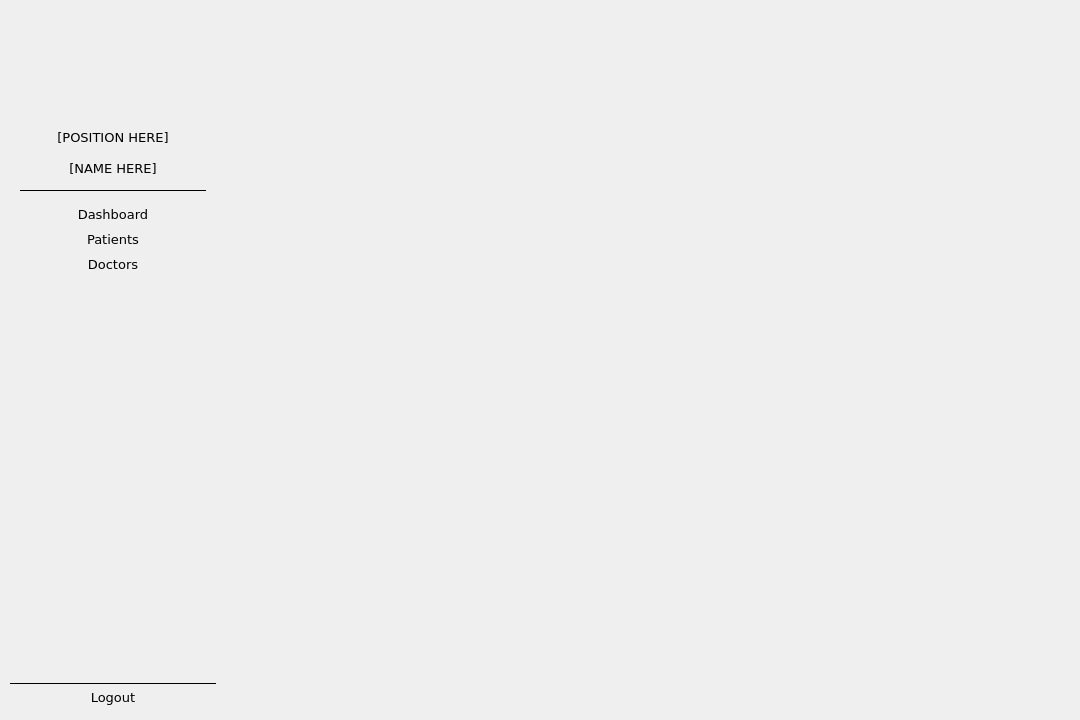
<?xml version="1.0" encoding="UTF-8"?>
<ui version="4.0">
 <class>MainWindow</class>
 <widget class="QMainWindow" name="MainWindow">
  <property name="geometry">
   <rect>
    <x>0</x>
    <y>0</y>
    <width>1080</width>
    <height>720</height>
   </rect>
  </property>
  <property name="font">
   <font>
    <family>Verdana</family>
    <pointsize>10</pointsize>
   </font>
  </property>
  <property name="windowTitle">
   <string>MainWindow</string>
  </property>
  <property name="styleSheet">
   <string notr="true"/>
  </property>
  <widget class="QWidget" name="central_widget">
   <property name="cursor">
    <cursorShape>ArrowCursor</cursorShape>
   </property>
   <layout class="QHBoxLayout" name="central_widget_layout" stretch="2,8">
    <property name="spacing">
     <number>0</number>
    </property>
    <property name="leftMargin">
     <number>0</number>
    </property>
    <property name="topMargin">
     <number>0</number>
    </property>
    <property name="rightMargin">
     <number>0</number>
    </property>
    <property name="bottomMargin">
     <number>0</number>
    </property>
    <item>
     <widget class="QWidget" name="wdgt_navigation" native="true">
      <property name="styleSheet">
       <string notr="true"/>
      </property>
      <layout class="QVBoxLayout" name="wdgt_navigation_layout" stretch="5,1,1,1,10,0,1">
       <property name="spacing">
        <number>0</number>
       </property>
       <property name="leftMargin">
        <number>10</number>
       </property>
       <property name="topMargin">
        <number>0</number>
       </property>
       <property name="rightMargin">
        <number>0</number>
       </property>
       <property name="bottomMargin">
        <number>10</number>
       </property>
       <item>
        <widget class="QWidget" name="wdgt_user" native="true">
         <layout class="QVBoxLayout" name="wdgt_user_layout" stretch="5,1,1,0">
          <property name="spacing">
           <number>10</number>
          </property>
          <property name="leftMargin">
           <number>10</number>
          </property>
          <property name="topMargin">
           <number>10</number>
          </property>
          <property name="rightMargin">
           <number>10</number>
          </property>
          <property name="bottomMargin">
           <number>10</number>
          </property>
          <item>
           <widget class="QLabel" name="pxmp_logo">
            <property name="text">
             <string/>
            </property>
            <property name="alignment">
             <set>Qt::AlignCenter</set>
            </property>
           </widget>
          </item>
          <item>
           <widget class="QLabel" name="lbl_position">
            <property name="text">
             <string>[POSITION HERE]</string>
            </property>
            <property name="alignment">
             <set>Qt::AlignCenter</set>
            </property>
           </widget>
          </item>
          <item>
           <widget class="QLabel" name="lbl_full_name">
            <property name="text">
             <string>[NAME HERE]</string>
            </property>
            <property name="alignment">
             <set>Qt::AlignCenter</set>
            </property>
           </widget>
          </item>
          <item>
           <widget class="Line" name="line">
            <property name="frameShadow">
             <enum>QFrame::Plain</enum>
            </property>
            <property name="orientation">
             <enum>Qt::Horizontal</enum>
            </property>
           </widget>
          </item>
         </layout>
        </widget>
       </item>
       <item>
        <widget class="QPushButton" name="pshbtn_dashboard">
         <property name="cursor">
          <cursorShape>PointingHandCursor</cursorShape>
         </property>
         <property name="text">
          <string>Dashboard</string>
         </property>
         <property name="flat">
          <bool>true</bool>
         </property>
        </widget>
       </item>
       <item>
        <widget class="QPushButton" name="pshbtn_patients">
         <property name="cursor">
          <cursorShape>PointingHandCursor</cursorShape>
         </property>
         <property name="text">
          <string>Patients</string>
         </property>
         <property name="flat">
          <bool>true</bool>
         </property>
        </widget>
       </item>
       <item>
        <widget class="QPushButton" name="pshbtn_doctors">
         <property name="cursor">
          <cursorShape>PointingHandCursor</cursorShape>
         </property>
         <property name="text">
          <string>Doctors</string>
         </property>
         <property name="flat">
          <bool>true</bool>
         </property>
        </widget>
       </item>
       <item>
        <spacer name="verticalSpacer">
         <property name="orientation">
          <enum>Qt::Vertical</enum>
         </property>
         <property name="sizeHint" stdset="0">
          <size>
           <width>20</width>
           <height>394</height>
          </size>
         </property>
        </spacer>
       </item>
       <item>
        <widget class="Line" name="line_2">
         <property name="frameShadow">
          <enum>QFrame::Plain</enum>
         </property>
         <property name="orientation">
          <enum>Qt::Horizontal</enum>
         </property>
        </widget>
       </item>
       <item>
        <widget class="QPushButton" name="pshbtn_logout">
         <property name="cursor">
          <cursorShape>PointingHandCursor</cursorShape>
         </property>
         <property name="text">
          <string>Logout</string>
         </property>
         <property name="flat">
          <bool>true</bool>
         </property>
        </widget>
       </item>
      </layout>
     </widget>
    </item>
    <item>
     <widget class="QStackedWidget" name="stckdwdgt_content">
      <property name="styleSheet">
       <string notr="true"/>
      </property>
      <property name="currentIndex">
       <number>-1</number>
      </property>
     </widget>
    </item>
   </layout>
  </widget>
 </widget>
 <resources/>
 <connections/>
</ui>
